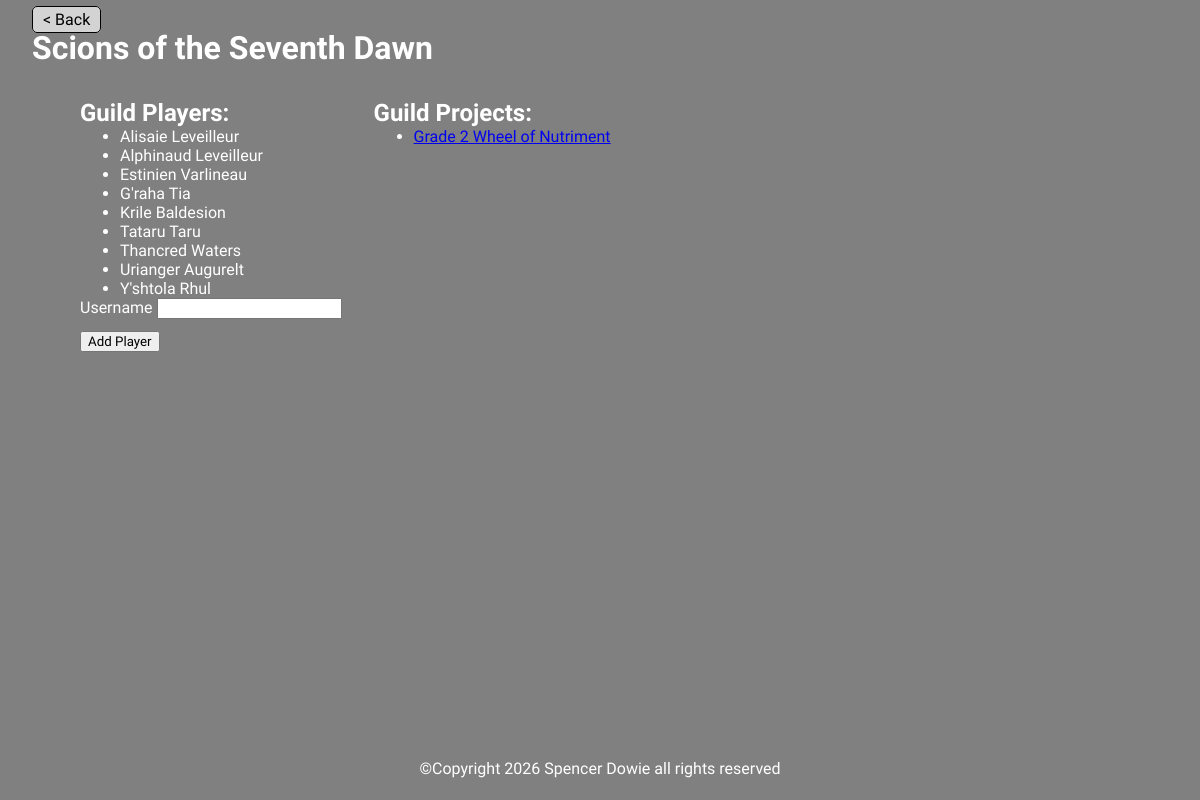
The page /details/guild.php?id=2 on the database its author committed.
### tables this page shows
CREATE TABLE `guilds` (
  `id` int(11) NOT NULL,
  `name` varchar(150) NOT NULL
);

CREATE TABLE `players` (
  `id` int(11) NOT NULL,
  `username` varchar(150) NOT NULL,
  `guild_id` int(11) DEFAULT NULL
);

CREATE TABLE `projects` (
  `id` int(11) NOT NULL,
  `guild_id` int(11) NOT NULL,
  `name` varchar(150) NOT NULL,
  `start_date` date DEFAULT NULL,
  `end_date` date DEFAULT NULL,
  `deadline` date DEFAULT NULL
);

### db.php (called while the page is built, shortened)
<?php
function create_connection()
{
    $hostname = "localhost";
    $username = "root";
    $password = "root";
    $dbname = "wdp_a1";
    $conn = mysqli_connect($hostname, $username, $password, $dbname);
    return $conn;
}
function get_guild_name($guild_id)
{
    $conn = create_connection();
    $sql = "SELECT name FROM guilds WHERE id = ?";
    if ($query = $conn->prepare($sql))
    {
        $query->bind_param("s", $guild_id);
        $query->execute();
        $result = $query->get_result();
        $guild_name = $result->fetch_all(MYSQLI_ASSOC)[0];
    }
    return $guild_name["name"];
}
function get_guild_players($guild_id)
{
    $conn = create_connection();
    $sql = "SELECT * FROM players WHERE guild_id = ?";
    if ($query = $conn->prepare($sql))
    {
        $query->bind_param("s", $guild_id);
        $query->execute();
        $result = $query->get_result();
        $players = $result->fetch_all(MYSQLI_ASSOC);
    }
    return $players;
}
function get_guild_projects($guild_id)
{
    $conn = create_connection();
    $sql = "SELECT * FROM projects WHERE guild_id = ?";
    if ($query = $conn->prepare($sql))
    {
        $query->bind_param("s", $guild_id);
        $query->execute();
        $result = $query->get_result();
        $projects = $result->fetch_all(MYSQLI_ASSOC);
    }
    return $projects;
}

### details/guild.php (the view, shortened to what this page needs)
<?php
require_once("../db.php");
$guild_id = $_GET["id"];
$guild_name = get_guild_name($guild_id);
$guild_players = get_guild_players($guild_id);
$guild_projects = get_guild_projects($guild_id);
?>
<!DOCTYPE html>
<html lang="en">
<head>
    <link rel="stylesheet" type="text/css" href="../style.css" />
</head>
<body>
    <header>
        <a href="../index.php" id="back-button">
            &lt; Back</a>
        <h1><?php echo $guild_name ?></h1>
    </header>
    <main>
        <div>
            <h2>Guild Players:</h2>
            <ul>
                <?php foreach ($guild_players as $player): ?>
                    <li>
                        <p><?php echo $player["username"] ?></p>
                    </li>
                <?php endforeach; ?>
            </ul>
            <form method="post" action="#">
                <div style="margin-bottom: 0.75rem;">
                    <label for="username">Username</label>
                    <input type="text" name="username" id="username">
                </div>
                <button type="submit">Add Player</button>
            </form>
        </div>
        <div>
            <h2>Guild Projects:</h2>
            <ul>
                <?php foreach ($guild_projects as $project): ?>
                    <li>
                        <a href="./project.php?id=<?php echo $project["id"] ?>"><?php echo $project["name"] ?></a>
                    </li>
                <?php endforeach; ?>
            </ul>
        </div>
    </main>
    <footer>
        <div id="copyright">
            &copy;Copyright 2026 Spencer Dowie all rights reserved
        </div>
    </footer>
</body>
</html>

### style.css (style rules this page uses)
body { display: flex; flex-direction: column; height: 100vh; margin: 0; font-family: "Kadwa", serif; background-color: grey; color: white; }
header { margin-left: 2em; padding-top: 10px; }
main { flex-grow: 1; margin-left: 5em; margin-top: 2em; display: flex; flex-direction: row; column-gap: 2em; }
h1, h2 { padding: 0; margin: 0; }
ul, ul p { margin: 0; }
footer { flex-grow: 0; text-align: center; padding: 1.4em; }
button, #back-button { font-family: "Kadwa", serif; font-weight: 400; }
#back-button, #back-button:visited { text-decoration: none; color: black; background-color: lightgrey; border-color: black; border-style: solid; border-width: 1px; border-radius: 5px; padding: 3px 10px; }

### rows shown on the page
guilds: name "Scions of the Seventh Dawn"
players: username "Alisaie Leveilleur"
players: username "Alphinaud Leveilleur"
players: username "Estinien Varlineau"
players: username "G'raha Tia"
players: username "Krile Baldesion"
players: username "Tataru Taru"
players: username "Thancred Waters"
players: username "Urianger Augurelt"
players: username "Y'shtola Rhul"
projects: name "Grade 2 Wheel of Nutriment"
